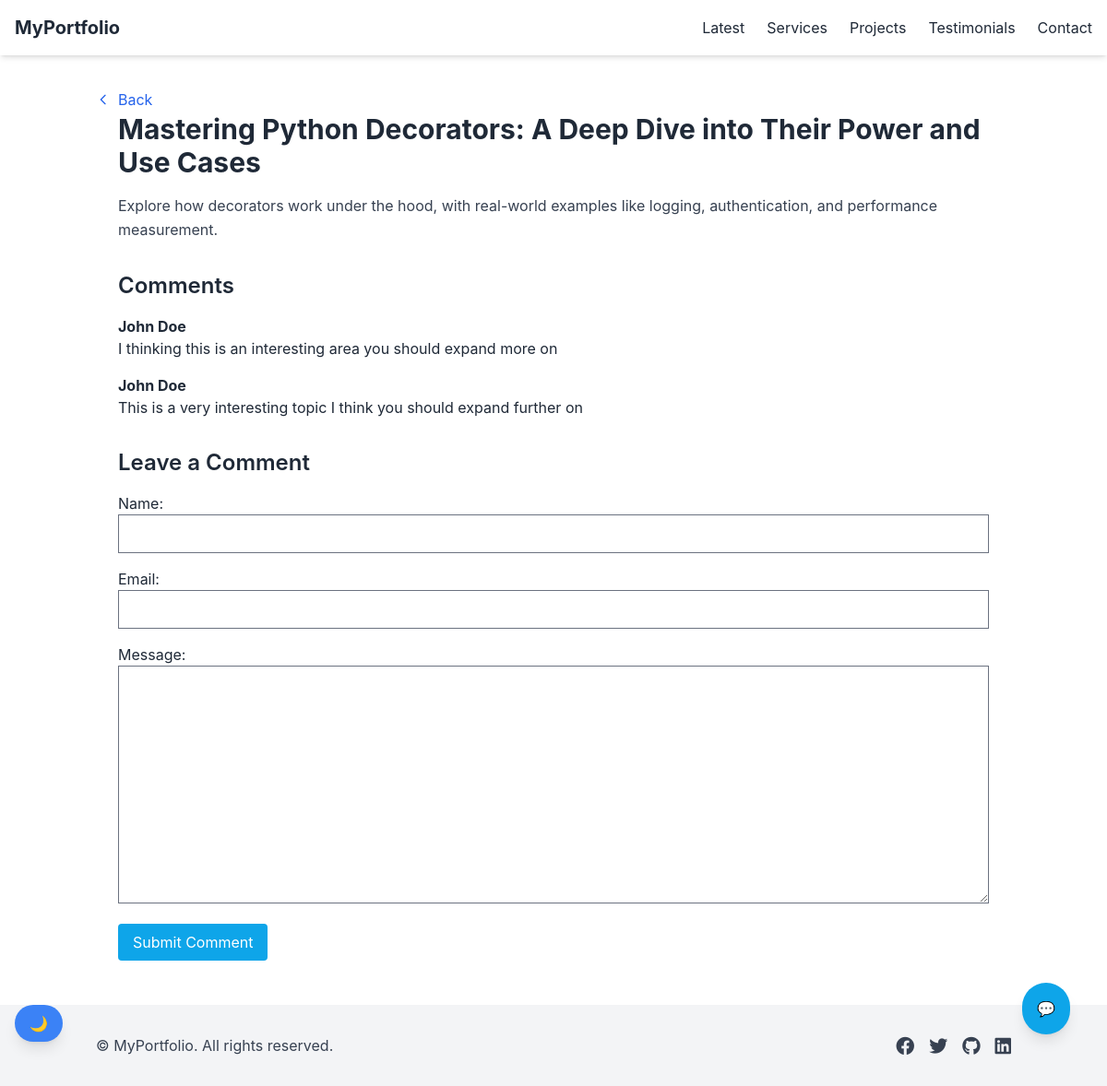
The app's page /blogs/mastering-python-decorators/ with its own data.
### blogs/models.py (models this page shows, shortened)
class Blog(models.Model):
    title = models.CharField(max_length=200)
    slug = models.SlugField(unique=True, blank=True)
    content = models.TextField()
    image = models.ImageField(upload_to='blogs/', blank=True, null=True)
    category = models.CharField(max_length=100, null=True, blank=True)
    created_at = models.DateTimeField(auto_now_add=True)

class Comment(models.Model):
    blog = models.ForeignKey(Blog, related_name='comments', on_delete=models.CASCADE)
    name = models.CharField(max_length=100)
    email = models.EmailField()
    message = models.TextField()
    created_at = models.DateTimeField(auto_now_add=True)
    approved = models.BooleanField(default=False)

### blogs/views.py (the view)
# urls.py: path('<slug:slug>/', views.blog_detail, name='blog_detail'),  # Single post
def blog_detail(request, slug):
    blog = get_object_or_404(Blog, slug=slug)
    comments = blog.comments.filter(approved=True)
    if request.method == 'POST':
        form = CommentForm(request.POST)
        if form.is_valid():
            comment = form.save(commit=False)
            comment.blog = blog
            comment.save()
            return redirect('blog_detail', slug=blog.slug)
    else:
        form = CommentForm()
    context = {
        'blog': blog,
        'comments': comments,
        'form': form,
    }
    return render(request, 'blogs/blog_detail.html', context)

### blogs/forms.py
class CommentForm(forms.ModelForm):
    class Meta:
        model = Comment
        fields = ['name', 'email', 'message']
        widgets = {
            'name': forms.TextInput(attrs={'class': 'border p-2 w-full'}),
            'email': forms.EmailInput(attrs={'class': 'border p-2 w-full'}),
            'message': forms.Textarea(attrs={'class': 'border p-2 w-full'}),
        }

### blogs/templates/blogs/blog_detail.html (shortened to what this page needs)
{% extends 'base.html' %}
{% load static %}
{% block back_button_link %}"{% url 'blogs' %}"{% endblock %}
{% block back_button_text %}Back{% endblock %}
{% block content %}
<section class="py-16">
    <div class="container mx-auto px-6 max-w-3xl">
      <h2 class="text-3xl font-bold mb-4">{{ blog.title }}</h2>
      <p class="text-gray-700 leading-relaxed mb-8 ext-gray-600 dark:text-gray-300">{{ blog.content }}</p>
      <h3 class="text-2xl font-semibold mb-4">Comments</h3>
      {% for comment in comments %}
        <div class="mb-4 border-b pb-2">
          <p class="font-bold">{{ comment.name }}</p>
          <p>{{ comment.message }}</p>
        </div>
      {% empty %}
        <p>No comments yet.</p>
      {% endfor %}
      <h3 class="text-2xl font-semibold mt-8 mb-4">Leave a Comment</h3>
      <form method="post" class="space-y-4 ">
        {{ form.as_p }}
        <button type="submit" class="bg-primary text-white px-4 py-2 rounded">Submit Comment</button>
      </form>
    </div>
  </section>
{% endblock %}

### records on screen
Blog: title "Mastering Python Decorators: A Deep Dive into Their Power and Use Cases", content "Explore how decorators work under the hood, with real-world examples like logging, authentication, and performance measurement."
Comment: name "John Doe", message "I thinking this is an interesting area you should expand more on"
Comment: name "John Doe", message "This is a very interesting topic I think you should expand further on"
